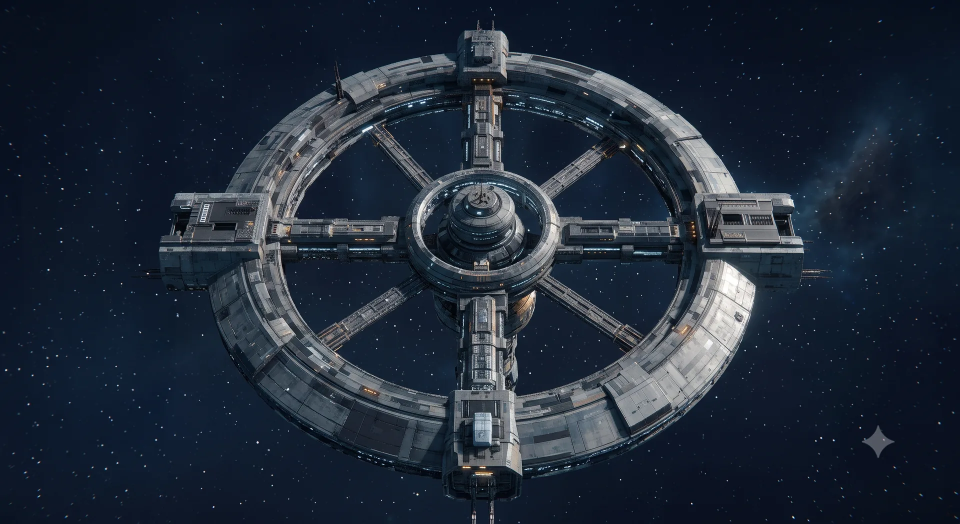
#> input picture src/assets/images/space_station_map.webp, 1920 x 1047 px, given in place of bridge-background-clean.webp, which was not available (shown at 1/2 size); the run also reads 1 picture not shown here
$ python bridge_map.py
#> lines starting #> are read from the running program, lines starting #| are printed output that depends on the picture
"""艦橋：產生設施場景格式（FacilityScene 用）的 map.json、底圖、擺設與前景。

用法：python tools/art/bridge_map.py
讀  public/assets/bridge-v3/ 的原圖（背景、井口、外環、平台、椅子、控制台、盆栽）
寫  public/assets/bridge-v3/map.json、ground.webp、parapet.webp、props/<物件>.webp

座標：素材座標 1254 × 1090，世界放大 1.5 倍（1881 × 1635 px）。圖一律用最近鄰放大，跟原本畫面一樣。
碰撞：照原本艦橋的判斷（地板多邊形、平台外環的凸起邊緣、家具的接地範圍、腳底 12 × 7 的探測點），
  每 3 px 算一次「腳點能不能站」；不能站、而且離能站的地方超過腳圈半徑的部分，整格的記進 collision，
  其餘切成橫條矩形。遊戲用腳圈（半徑 22）檢查，能站的範圍就跟原本一樣（誤差在 3 px 內）。
底圖：背景、井口、外環、靜止的平台、家具影子都畫進去；抵達演出時平台上升由遊戲另外畫（src/game/bridgeExtras.ts）。
重跑會產生同樣的結果。
"""
import json
import editor_layout
from pathlib import Path

import numpy as np
from PIL import Image, ImageDraw
from scipy import ndimage

ROOT = Path(__file__).resolve().parents[2]
OUT = ROOT / 'public/assets/bridge-v3'
S = 1.5                     # 素材座標 → 世界 px
W, H = 1254, 1090           # 素材座標的場景大小
WW, WH = round(W * S), round(H * S)
T = 32                      # 一格 32 px
STEP = 3                    # 碰撞取樣間距（世界 px）
RADIUS = 22                 # 腳圈半徑（src/game/facility.ts 的 RADIUS）

# —— 原本 src/game/bridge.ts 的地板與碰撞（素材座標）——
FLOOR = [(139, 307), (169, 228), (315, 191), (939, 191), (1086, 228), (1115, 307), (1115, 816), (1060, 886),
         (998, 934), (256, 934), (198, 888), (139, 816)]
OBSTACLES = [(458, 253, 338, 103), (458, 211, 74, 67), (722, 211, 74, 67), (590, 192, 74, 70),
             (242, 512, 77, 193), (208, 459, 79, 68), (208, 693, 79, 65),
             (935, 512, 77, 193), (967, 459, 79, 68), (967, 693, 79, 65),
             (148, 557, 84, 91), (1022, 557, 84, 91), (164, 221, 57, 45), (1034, 221, 57, 45)]
FOOT = (12, 7)
LANDING = (627, 807)        # 抵達演出結束站的位置；從星圖來也站這裡
INTERACTIONS = [            # id, 標籤, kind, 站位, 點擊範圍 (x, y, 寬, 高), 文字
    ('lift', '開啟星圖', 'map', (627, 615), (502, 498, 250, 204), '中央廣場與艦橋之間的升降平台。目的地由星圖選擇。'),
    ('command', '查看指揮台', 'info', (627, 398), (458, 210, 338, 148), '指揮台正顯示全艦航行狀態。值勤人員抬頭向你示意，隨後讓出螢幕前的視線。'),
    ('navigation', '查看導航台', 'info', (365, 608), (207, 458, 112, 302), '導航台上標示著目前航線與周邊星域。幾道藍色訊號安靜地沿著座標移動。'),
    ('comms', '查看補給船船期', 'board', (889, 608), (935, 458, 112, 302), '通訊台維持著各艙區的聯絡與貨船進出港。'),
    ('window', '眺望星空', 'info', (850, 223), (325, 0, 606, 99), '觀景窗外，行星的弧面泛著淡藍色光。艦橋的低鳴聲讓這片星空顯得更加安靜。'),
]
NEAR = 62                   # E 鍵感應：離站位這麼近（素材座標，原本的距離）

# —— 原本 src/game/bridgeArt.ts：圖的裁切範圍與擺放位置 ——
ART = {
    'background': ('bridge-background-clean.webp', (0, 0, 1254, 1254)),
    'ring': ('elevator-ring-v2.webp', (76, 72, 1179, 1107)),
    'well': ('elevator_well_clean.webp', (313, 354, 942, 894)),
    'captain-chair-v2': ('captain-chair-v2.webp', (356, 314, 898, 911)),
    'left-chair-v2': ('left-chair-v2.webp', (286, 260, 903, 984)),
    'right-chair-v2': ('right-chair-v2.webp', (347, 245, 999, 1006)),
    'right_planter': ('right_planter.webp', (271, 179, 1008, 1066)),
    'command_console': ('command_console.webp', (269, 164, 1505, 704)),
    'left_console': ('left_console.webp', (411, 79, 876, 1160)),
    'right_console': ('right_console.webp', (467, 125, 862, 1083)),
}
PIECES = [  # decor id, 圖, 擺放 (x, y, 寬, 高)
    ('captain-chair', 'captain-chair-v2', (588, 164, 78, 97)), ('left-chair', 'left-chair-v2', (148, 533, 84, 118)),
    ('right-chair', 'right-chair-v2', (1022, 533, 84, 118)), ('planter-left', 'right_planter', (154, 151, 74, 115)),
    ('planter-right', 'right_planter', (1026, 151, 74, 115)), ('command-console', 'command_console', (458, 210, 338, 147)),
    ('left-console', 'left_console', (207, 458, 112, 302)), ('right-console', 'right_console', (935, 458, 112, 302)),
]
PLATFORM_SRC = (290, 331, 965, 856)     # elevator_platform.webp 的裁切（左、上、右、下）
PLATFORM_DST = (508, 503, 238, 196)
PARAPET = (130, 944, 994, 136)          # 南側矮牆：背景這一塊蓋在角色上面


def inside_floor(x, y):
    inside = np.zeros_like(x, dtype=bool)
    for i in range(len(FLOOR)):
        (ax, ay), (bx, by) = FLOOR[i], FLOOR[i - 1]
        cross = (ay > y) != (by > y)
        with np.errstate(divide='ignore', invalid='ignore'):
            xi = (bx - ax) * (y - ay) / (by - ay) + ax
        inside ^= cross & (x < xi)
    return inside


def on_rim(x, y):
    front_gap = (np.abs(x - 627) < 39) & (y >= 601)
    outer = ((x - 627) / 163) ** 2 + ((y - 601) / 145) ** 2
    inner = ((x - 627) / 113) ** 2 + ((y - 601) / 95) ** 2
    return (outer < 1) & (inner > 1) & ~front_gap


def walkable(x, y):
    """原本 bridgeWalkable：腳點和上下左右四個探測點都在地板上、不在凸起邊緣上，腳底範圍不碰家具。"""
    ok = np.ones_like(x, dtype=bool)
    for dx, dy in ((0, 0), (-FOOT[0], 0), (FOOT[0], 0), (0, -FOOT[1]), (0, FOOT[1])):
        ok &= inside_floor(x + dx, y + dy) & ~on_rim(x + dx, y + dy)
    for rx, ry, rw, rh in OBSTACLES:
        ok &= ~((x + FOOT[0] > rx) & (x - FOOT[0] < rx + rw) & (y + FOOT[1] > ry) & (y - FOOT[1] < ry + rh))
    return ok


def collision():
    """能站的範圍 → 碰撞：離能站的地方超過腳圈半徑的取樣點就是「硬」的；整格都硬的記在格子，其他切橫條。"""
    ys, xs = np.mgrid[0:WH:STEP, 0:WW:STEP].astype(float) + STEP / 2
    free = walkable(xs / S, ys / S)
    hard = ndimage.distance_transform_edt(~free, sampling=STEP) > RADIUS
    cols, rows = -(-WW // T), -(-WH // T)
    grid = [[0] * cols for _ in range(rows)]
    per = T // STEP
    for ty in range(rows):
        for tx in range(cols):
            block = hard[ty * T // STEP:(ty + 1) * T // STEP, tx * T // STEP:(tx + 1) * T // STEP]
            if block.size and block.shape == (per, per) and block.all():
                grid[ty][tx] = 1
    # 整格擋掉的不用再切；剩下的每列連續一段當一條，上下列同一段就併起來
    rest = hard.copy()
    for ty in range(rows):
        for tx in range(cols):
            if grid[ty][tx]:
                rest[ty * per:(ty + 1) * per, tx * per:(tx + 1) * per] = False
    rects, open_runs = [], {}
    for r in range(rest.shape[0] + 1):
        row = rest[r] if r < rest.shape[0] else np.zeros(rest.shape[1], bool)
        runs, c = [], 0
        while c < len(row):
            if row[c]:
                start = c
                while c < len(row) and row[c]:
                    c += 1
                runs.append((start, c))
            else:
                c += 1
        nxt = {}
        for run in runs:
            nxt[run] = open_runs.pop(run, r)
        for (a, b), top in open_runs.items():
            rects.append({'x': round(a * STEP / T, 4), 'y': round(top * STEP / T, 4), 'w': round((b - a) * STEP / T, 4), 'h': round((r - top) * STEP / T, 4)})
        open_runs = nxt
    return grid, rects, free


def crop(name):
    file, box = ART[name]
    return Image.open(OUT / file).convert('RGBA').crop(box)


def place(name_or_img, rect):
    """原圖裁切後用最近鄰縮放到擺放範圍（世界 px），回傳圖與左上角。"""
    img = crop(name_or_img) if isinstance(name_or_img, str) else name_or_img
    x, y, w, h = rect
    return img.resize((round(w * S), round(h * S)), Image.NEAREST), (round(x * S), round(y * S))


def ellipse_mask(cx, cy, rx, ry):
    mask = Image.new('L', (WW, WH), 0)
    ImageDraw.Draw(mask).ellipse([(cx - rx) * S, (cy - ry) * S, (cx + rx) * S, (cy + ry) * S], fill=255)
    return mask


def layer(img, at):
    canvas = Image.new('RGBA', (WW, WH), (0, 0, 0, 0))
    canvas.alpha_composite(img, at)
    return canvas


def build_ground():
    ground = Image.new('RGBA', (WW, WH), (9, 18, 28, 255))
    bg = crop('background').resize((round(1254 * S), round(1254 * S)), Image.NEAREST)
    ground.alpha_composite(bg.crop((0, 0, WW, WH)))
    # 井口（橢圓裡先填深色）
    well = Image.new('RGBA', (WW, WH), (7, 16, 30, 255))
    well.alpha_composite(layer(*place('well', (499, 487, 256, 226))))
    ground.paste(well, (0, 0), ellipse_mask(627, 601, 127, 106))
    # 外環後半、平台、外環前半（演出結束後的靜止狀態）
    ring = layer(*place('ring', (462, 452, 330, 300)))
    split = round(601 * S)
    back = ring.copy(); back.paste((0, 0, 0, 0), (0, split, WW, WH))
    ground.alpha_composite(back)
    platform_src = Image.open(OUT / 'elevator_platform.webp').convert('RGBA').crop(PLATFORM_SRC)
    platform = layer(*place(platform_src, PLATFORM_DST))
    clip = np.minimum(np.array(ellipse_mask(627, 601, 119, 101)), np.array(ellipse_mask(627, 601, 119, 98)))
    platform.putalpha(Image.fromarray(np.minimum(np.array(platform)[:, :, 3], clip).astype(np.uint8)))
    ground.alpha_composite(platform)
    front = ring.copy(); front.paste((0, 0, 0, 0), (0, 0, WW, split))
    ground.alpha_composite(front)
    # 家具影子（原本畫在每件家具前面，都在地上）
    shade = Image.new('RGBA', (WW, WH), (0, 0, 0, 0))
    draw = ImageDraw.Draw(shade)
    for _, _, (x, y, w, h) in PIECES:
        cx, cy, rx, ry = (x + w / 2) * S, (y + h - 3) * S, w * .39 * S, 5 * S
        draw.ellipse([cx - rx, cy - ry, cx + rx, cy + ry], fill=(4, 12, 24, round(.13 * 255)))
    ground.alpha_composite(shade)
    return ground, bg


def main():
    grid, rects, _ = collision()
    ground, bg = build_ground()
#> in build_ground, `ground = Image.new('RGBA', (WW, WH), (9, 18, 28, 255))`:
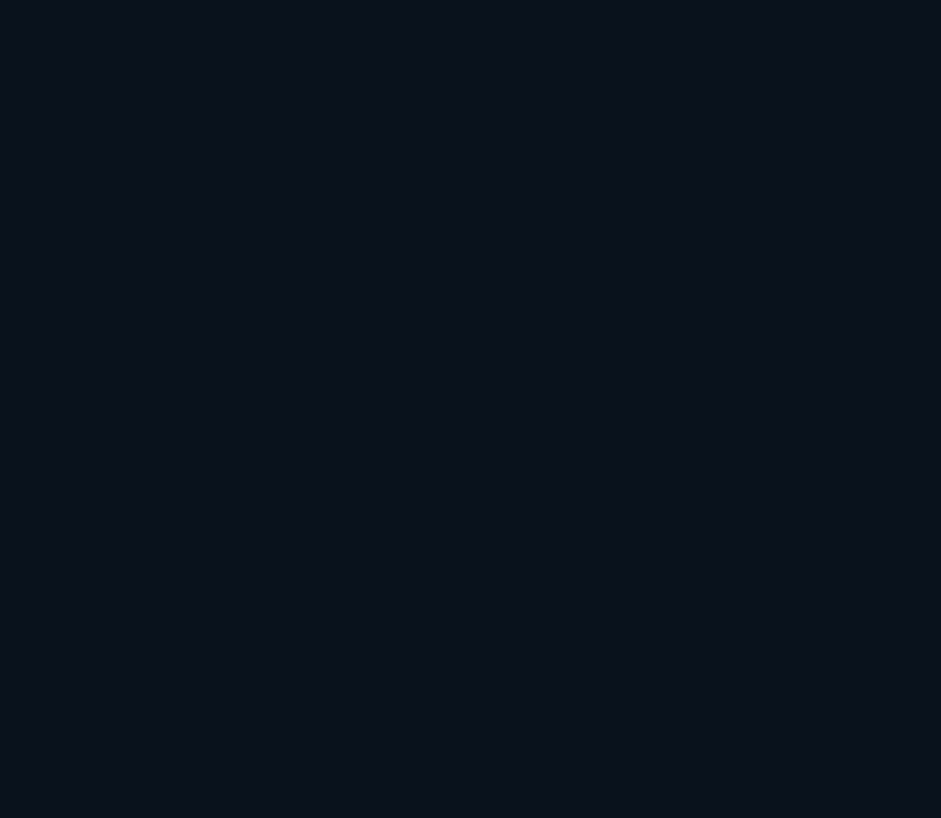
#> ground: PIL image 1881x1635 RGBA (shown at 1/2 size); mean R, G, B, A 9, 18, 28, 255
#> in crop, `return Image.open(OUT / file).convert('RGBA').crop(box)`:
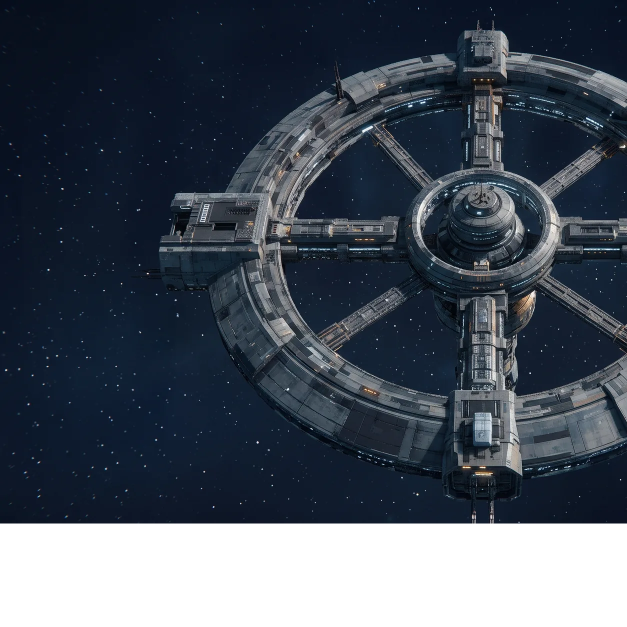
#> returned value: PIL image 1254x1254 RGBA (shown at 1/2 size); mean R, G, B, A 27.8, 36.5, 48.3, 212.9; transparent parts drawn white
#> in build_ground, `ground.alpha_composite(bg.crop((0, 0, WW, WH)))`:
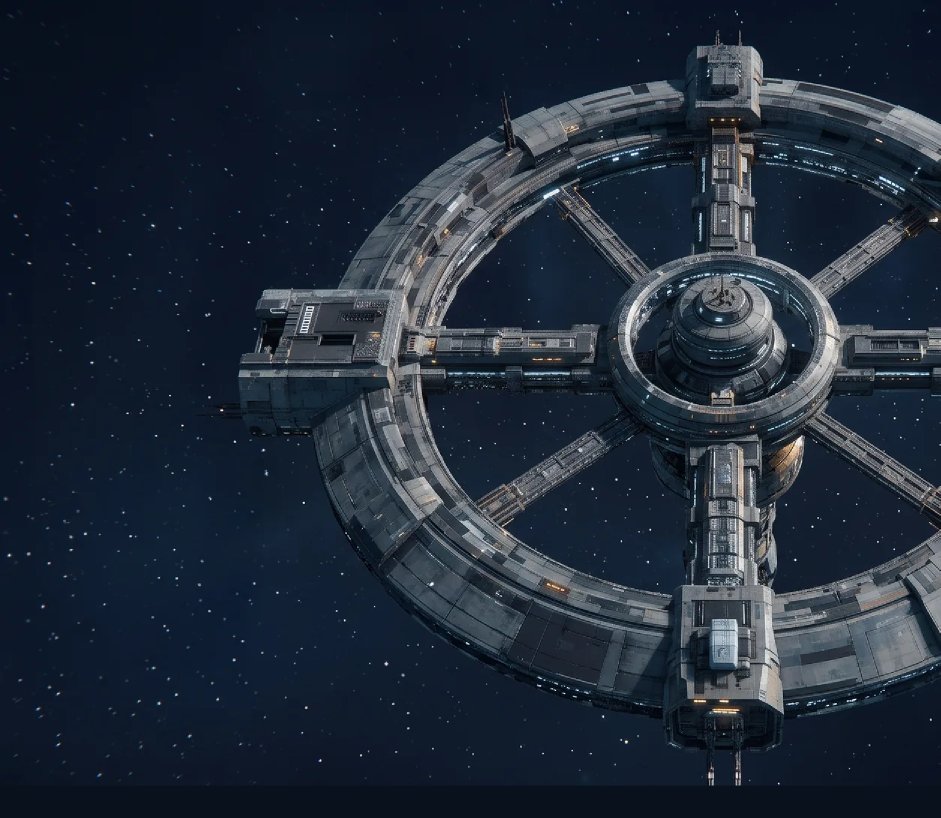
#> ground: PIL image 1881x1635 RGBA (shown at 1/2 size); mean R, G, B, A 32.3, 42.7, 56.7, 255
    ground.save(OUT / 'ground.webp', lossless=True)
    px, py, pw, ph = PARAPET
    bg.crop((round(px * S), round(py * S), round((px + pw) * S), round((py + ph) * S))).save(OUT / 'parapet.webp', lossless=True)
    (OUT / 'props').mkdir(exist_ok=True)
    decor = []
    for decor_id, art, rect in PIECES:
        img, _ = place(art, rect)
        img.save(OUT / 'props' / f'{decor_id}.webp', lossless=True)
        x, y, w, h = rect
        decor.append({'sprite': decor_id, 'id': decor_id, 'x': round((x + w / 2) * S / T, 4), 'y': round((y + h) * S / T, 4), 'scale': 1, 'size': list(img.size)})
    tile = lambda v: round(v * S / T, 4)
    interactions = [{
        'id': i, 'kind': kind, 'label': label, 'text': text if kind == 'info' else '',
        'area': [tile(v) for v in area], 'stand': [tile(stand[0]), tile(stand[1])],
        'near': [tile(stand[0] - NEAR), tile(stand[1] - NEAR), tile(2 * NEAR), tile(2 * NEAR)],
    } for i, label, kind, stand, area, text in INTERACTIONS]
    data = {
        'tileSize': T, 'width': len(grid[0]), 'height': len(grid), 'world': [WW, WH], 'speed': 160,
        'legend': {'0': '可行走', '1': '碰撞'},
        'note': '由 tools/art/bridge_map.py 產生，不要手改。素材座標 1254 × 1090 放大 1.5 倍；抵達演出、值勤人員、照明在 src/game/bridgeExtras.ts。',
        'collision': grid, 'collisionRects': rects,
        'entrances': [], 'arrivals': {'default': {'at': [tile(LANDING[0]), tile(LANDING[1])], 'facing': 'down'}},
        'interactions': interactions, 'decor': decor,
        'foreground': [{'src': 'parapet.webp', 'x': round(px * S), 'y': round(py * S)}],
    }
    editor_layout.apply(data, 'bridge-v3')   # 地圖編輯器的標註（tools/art/editor/）
    (OUT / 'map.json').write_text(json.dumps(data, ensure_ascii=False), encoding='utf-8')
    print(f'bridge-v3: {sum(map(sum, grid))} 格整格碰撞、{len(rects)} 塊矩形、{len(decor)} 件擺設、{len(interactions)} 個互動')


if __name__ == '__main__':
#> (the run stopped early here; a loop or call above may not have finished)
